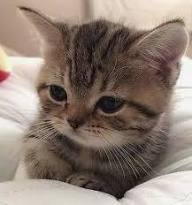
#> input picture Task5(OpenCV)/kitty.jpeg, 192 x 205 px, found by its file name
$ jupyter execute 'Detect corner of an image.ipynb'
#> lines starting #> are read from the running program, lines starting #| are printed output that depends on the picture; after the words box and inside, x2 and y2 are one past the last pixel; in counts of white or black regions, pixels touching at a corner belong together
[cell 1]
import numpy as np
import cv2
from matplotlib import pyplot as plt

[cell 2]
img = cv2.imread('D:\open CV\kitty.jpeg')
#> img is the input picture: shape (205, 192, 3); mean B, G, R 115.7, 125.9, 141.4
gray = cv2.cvtColor(img, cv2.COLOR_BGR2GRAY)
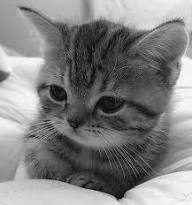
#> gray: shape (205, 192); min 3, max 251, mean 129.4

[cell 3]
corners = cv2.goodFeaturesToTrack(
    gray,
    maxCorners=27,
    qualityLevel=0.01,
    minDistance=10,
    blockSize=3,
    useHarrisDetector=False,
    k=0.04
)
#> corners = 27 rows, first 8: [117, 199], [49, 86], [20, 7], [65, 100], [67, 181], [62, 76], [34, 136], [53, 128]

[cell 4]
corners = np.intp(corners)  # Convert to integer coords
for corner in corners:
    x, y = corner.ravel()
    cv2.circle(img, (x, y), radius=3, color=(0, 274, 0), thickness=5)
#> this loop made 27 passes
#> (x, y) on passes 1 to 12: (117, 199), (49, 86), (20, 7), (65, 100), (67, 181), (62, 76), (34, 136), (53, 128), (92, 126), (81, 185), (8, 74), (68, 120)
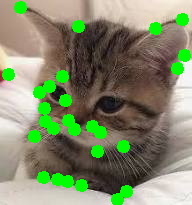
#> img: shape (205, 192, 3); 8.95% of pixels changed, all inside (x1, y1, x2, y2) = (2, 1, 191, 205)

plt.imshow(cv2.cvtColor(img, cv2.COLOR_BGR2RGB))
plt.title('Corners Detected')
plt.axis('off')
plt.show()

$ run again, with Task5(OpenCV)/cat.jpg copied over Task5(OpenCV)/kitty.jpeg
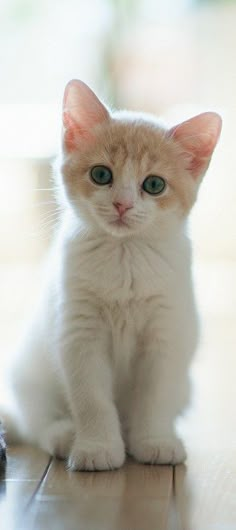
#> input picture Task5(OpenCV)/cat.jpg, 236 x 530 px, found by its file name
#> img is the input picture: shape (530, 236, 3); mean B, G, R 177, 186.2, 189.5
#> `gray = cv2.cvtColor(img, cv2.COLOR_BGR2GRAY)`:
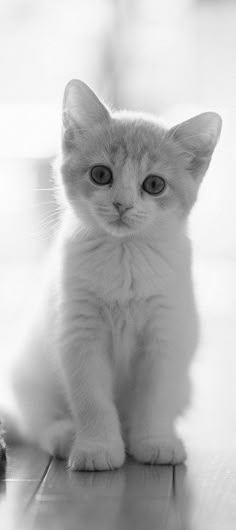
#> gray: shape (530, 236); min 9, max 255, mean 186.2
#> corners = 27 rows, first 8: [4, 446], [5, 480], [109, 186], [143, 192], [171, 466], [68, 465], [113, 203], [132, 207]
#> the loop `for corner in corners:` made 27 passes
#> after the loop `for corner in corners:`:
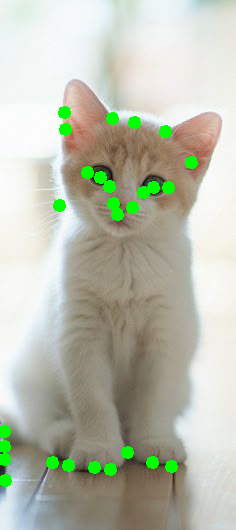
#> img: shape (530, 236, 3); 2.82% of pixels changed, all inside (x1, y1, x2, y2) = (0, 106, 198, 487)

$ run again, with Task5(OpenCV)/pyramid.jpg copied over Task5(OpenCV)/kitty.jpeg
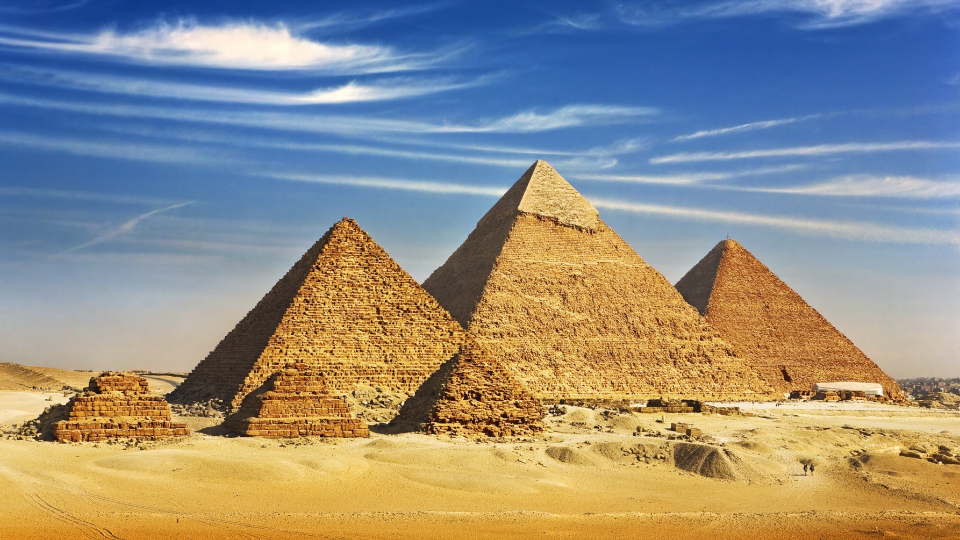
#> input picture Task5(OpenCV)/pyramid.jpg, 1920 x 1080 px, found by its file name (shown at 1/2 size)
#> img is the input picture: shape (1080, 1920, 3); mean B, G, R 133, 143.2, 146.8
#> `gray = cv2.cvtColor(img, cv2.COLOR_BGR2GRAY)`:
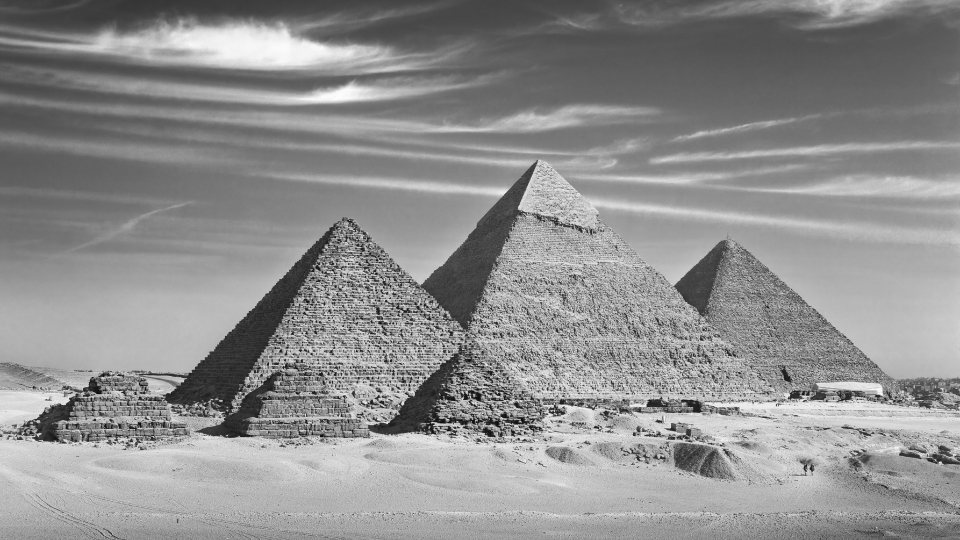
#> gray: shape (1080, 1920) (shown at 1/2 size); min 5, max 254, mean 143.1
#> corners = 27 rows, first 8: [611, 667], [926, 799], [750, 601], [769, 580], [863, 845], [717, 552], [941, 791], [1289, 871]
#> the loop `for corner in corners:` made 27 passes
#> after the loop `for corner in corners:`:
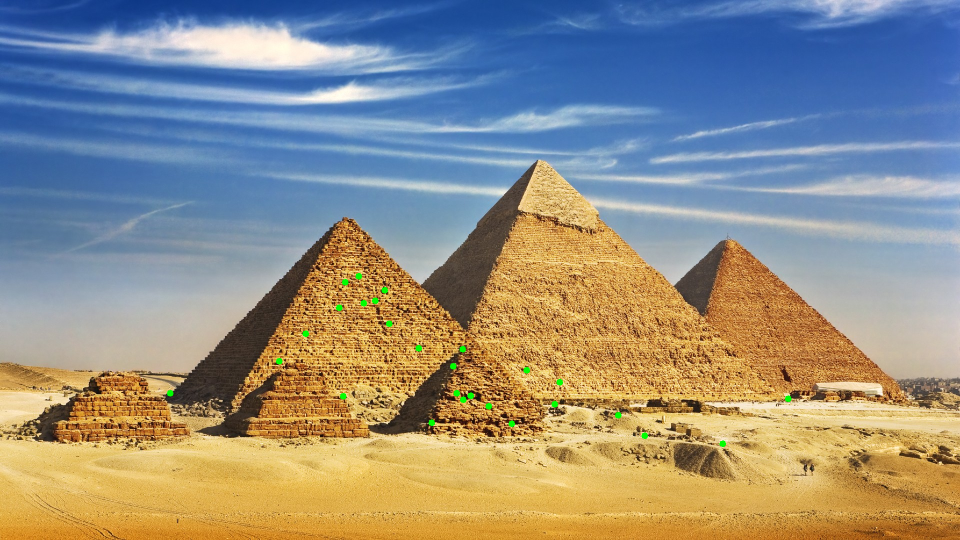
#> img: shape (1080, 1920, 3) (shown at 1/2 size); 0.17% of pixels changed, all inside (x1, y1, x2, y2) = (334, 546, 1583, 894)
